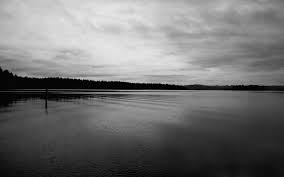
%> input picture im1.jpg, 284 x 177 px
$ octave Solution2.m   (GNU Octave 9; MATLAB toolbox functions it lacks are replaced by stand-ins)
%> lines starting %> are read from the running program, lines starting %| are printed output that depends on the picture

I1=imread('im1.jpg')
%> I1 is the input picture: size 177x284x3 uint8; min 0, max 232, mean 113.8
A=imresize(I1, [1024 1024])
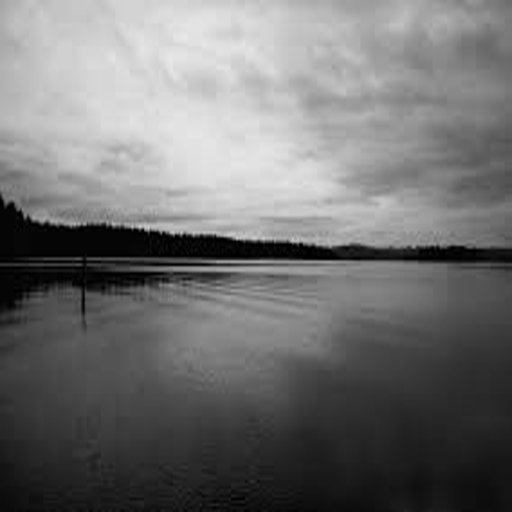
%> A: size 1024x1024x3 uint8 (shown at 1/2 size); min 0, max 232, mean 113.8
Aa=rgb2gray(A)
I2=imread('im2.jpg')
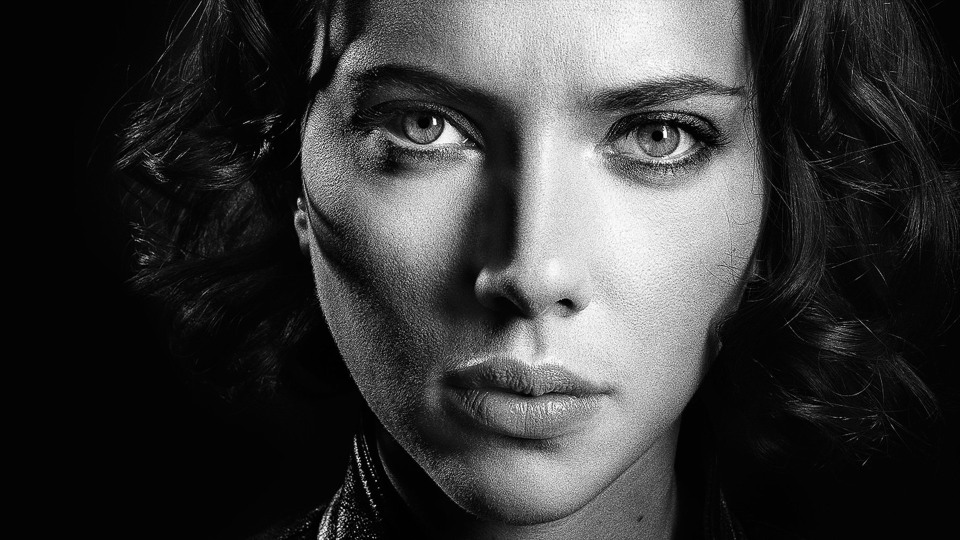
%> input picture im2.jpg, 1920 x 1080 px (shown at 1/2 size)
%> I2 is the input picture: size 1080x1920x3 uint8; min 0, max 255, mean 56.1
B=imresize(I2, [1024 1024])
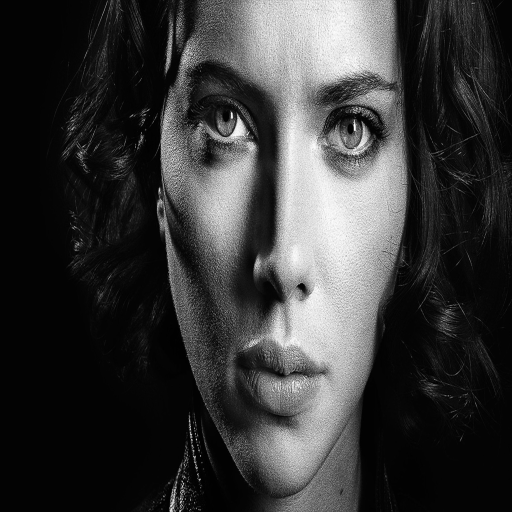
%> B: size 1024x1024x3 uint8 (shown at 1/2 size); min 0, max 255, mean 56.1
Ba=rgb2gray(B)
figure
subplot(2,3,1),imshow(Aa),title('Image 1')
subplot(2,3,2),imshow(Ba),title('Image 2')
subplot(2,3,3),imshow(Aa+Ba),title('Addition')
subplot(2,3,4),imshow(Aa-Ba),title('Subtraction')
subplot(2,3,5),imshow(Aa.*Ba),title('Multiplication')
subplot(2,3,6),imshow(Aa./Ba),title('Division')
figure
subplot(2,3,1),imshow(Aa),title('Image 1')
subplot(2,3,2),imshow(Ba),title('Image 2')
subplot(2,3,3),imshow(bitand(Aa,Ba)),title('AND')
subplot(2,3,4),imshow(bitor(Aa,Ba)),title('OR')
subplot(2,3,5),imshow(bitxor(Aa,Ba)),title('XOR')
subplot(2,3,6),imshow(bitcmp(Aa)),title('NOT Image1')
figure
subplot(2,3,1),imshow(Aa),title('Image 1')
subplot(2,3,2),imshow(Ba),title('Image 2')
subplot(2,3,3),imshow(bitcmp(bitand(Aa,Ba))),title('NAND')
subplot(2,3,4),imshow(bitcmp(bitor(Aa,Ba))),title('NOR')
subplot(2,3,5),imshow(bitcmp(bitxor(Aa,Ba))),title('XNOR')
%> after `imshow(bitcmp(bitxor(Aa,Ba)))`:
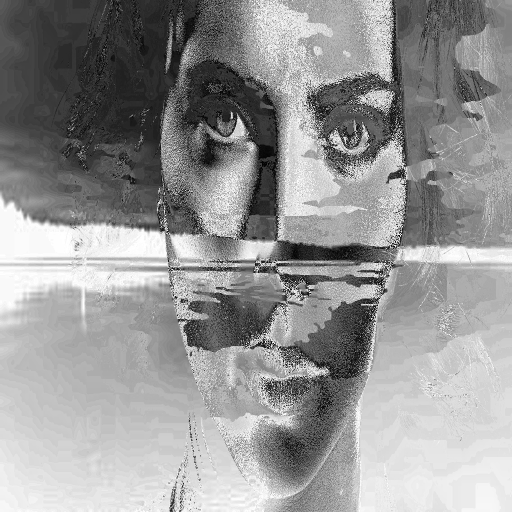
%> displayed picture: size 1024x1024, on the screen's scale of 0 to 255 (shown at 1/2 size); min 0, max 255, mean 149.5
subplot(2,3,6),imshow(bitcmp(Ba)),title('NOT Image2')
%> after `imshow(bitcmp(Ba))`:
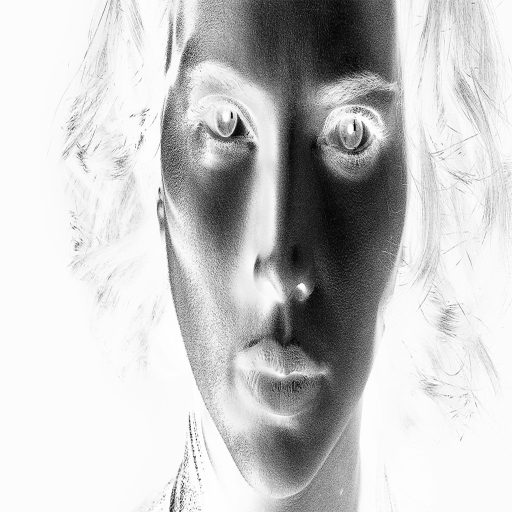
%> displayed picture: size 1024x1024, on the screen's scale of 0 to 255 (shown at 1/2 size); min 0, max 255, mean 198.9
figure
subplot(3,2,1),imshow(Ba),title('Image')
subplot(3,2,2),imhist(Ba),title('Histogram of Image')
subplot(3,2,3),histeq(Ba),title('Contrast Adjustment using Histogram Equaliser')
%> after `histeq(Ba)`:
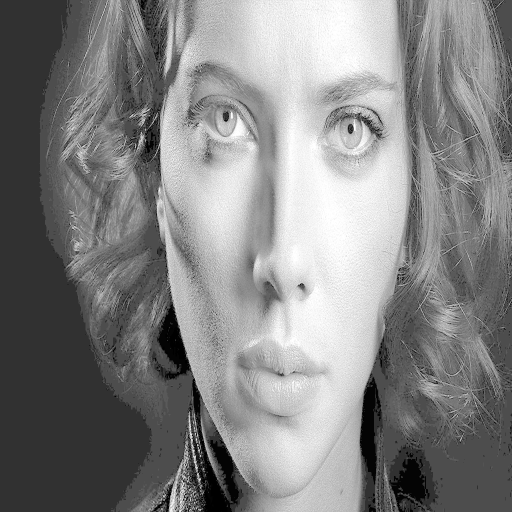
%> ans: size 1024x1024 uint8 (shown at 1/2 size); min 0, max 255, mean 131.8
subplot(3,2,4),imhist(histeq(Ba)),title('Histogram of Contrasted Image')
subplot(3,2,5),imshow(imadjust(Ba)),title('Brightness Adjustment')
subplot(3,2,6),imhist(imadjust(Ba)),title('Histogram of Bright Image')
%> after `title('Histogram of Bright Image')`:
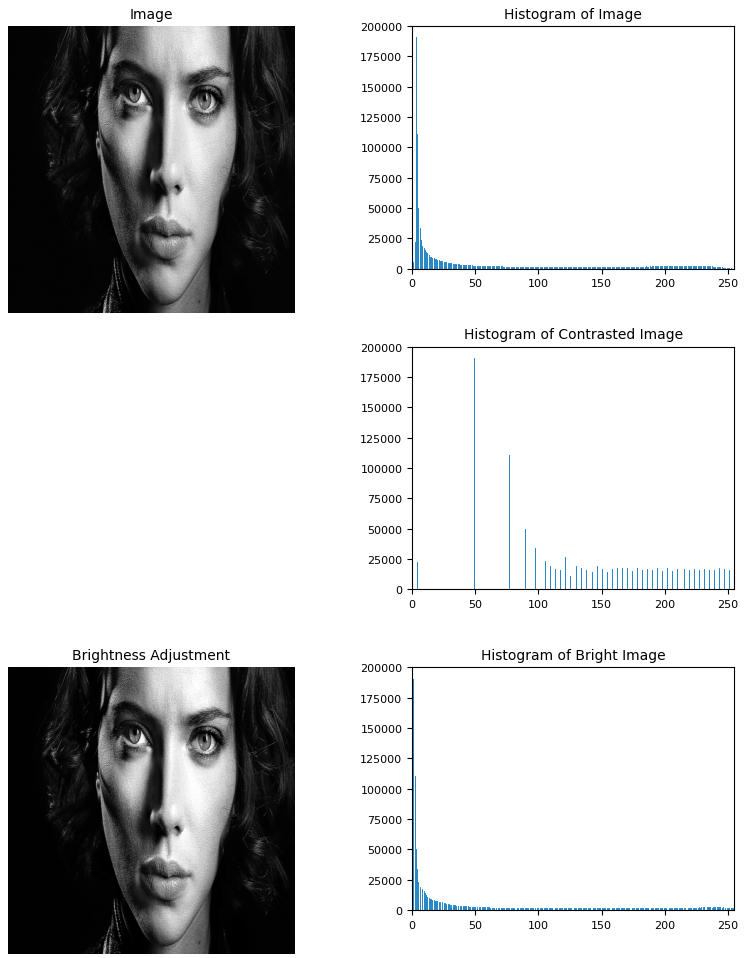
%> figure redrawn from the program's plot data, 5 panels
